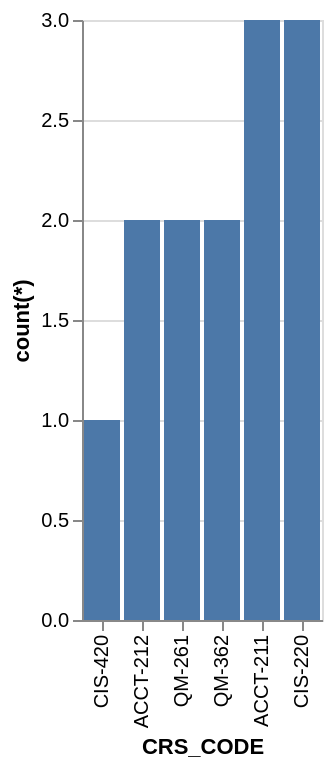

Express this chart as Vega-Lite.
### Vega-Lite specification from a JSON file in a GitHub repository (floating-point values rounded to 4 significant figures)
{"data": {"values": [{"x_data": "CIS-420", "y_data": 1}, {"x_data": "ACCT-212", "y_data": 2}, {"x_data": "QM-261", "y_data": 2}, {"x_data": "QM-362", "y_data": 2}, {"x_data": "ACCT-211", "y_data": 3}, {"x_data": "CIS-220", "y_data": 3}]}, "mark": "bar", "encoding": {"x": {"field": "x_data", "type": "nominal", "title": "CRS_CODE", "sort": {"op": "sum", "field": "y_data", "order": "ascending"}}, "y": {"field": "y_data", "type": "quantitative", "title": "count(*)"}}}
